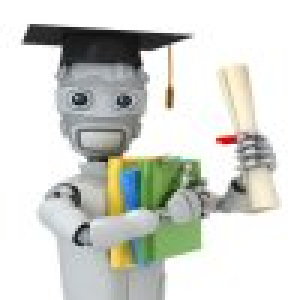
#> input picture 6.png, 100 x 100 px (shown 3 times larger)
$ python bilateralblurring.py
#> lines starting #> are read from the running program, lines starting #| are printed output that depends on the picture
import cv2
import numpy as np
from matplotlib import pyplot as plt

img = cv2.imread('6.png')
#> img is the input picture: shape (100, 100, 3); mean B, G, R 207.2, 213.2, 210.9
blur = cv2.bilateralFilter(img,9,75,75)
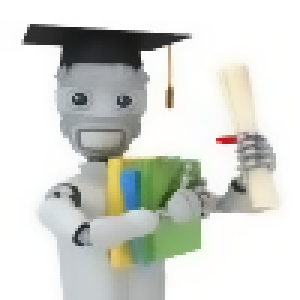
#> blur: shape (100, 100, 3) (shown 3 times larger); mean B, G, R 207.6, 213.6, 211.2
plt.subplot(121),plt.imshow(img),plt.title('Original')
plt.xticks([]), plt.yticks([])
plt.subplot(122),plt.imshow(blur),plt.title('Blurred')
plt.xticks([]), plt.yticks([])
plt.show()
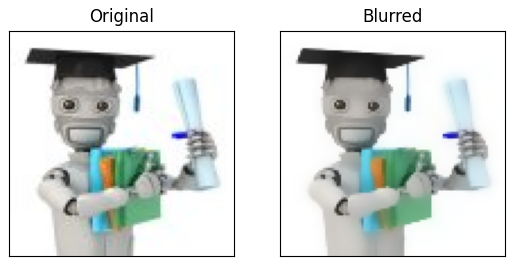
#> figure drawn by matplotlib, 2 panels; B, G, R data is drawn as R, G, B

$ run again, with 10.png copied over 6.png
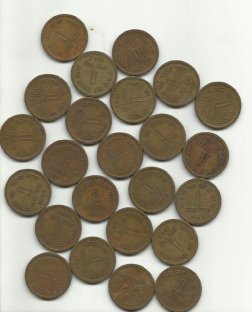
#> input picture 10.png, 252 x 312 px
#> img is the input picture: shape (312, 252, 3); mean B, G, R 136.3, 153.2, 161.4
#> `plt.show()`:
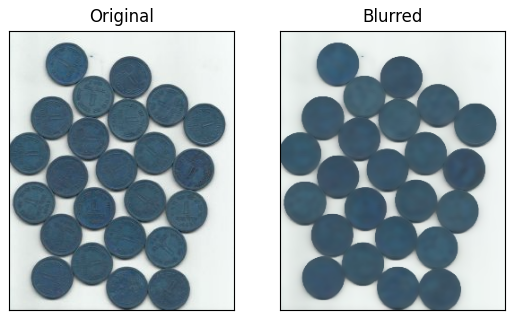
#> figure drawn by matplotlib, 2 panels; B, G, R data is drawn as R, G, B

$ run again, with 12.png copied over 6.png
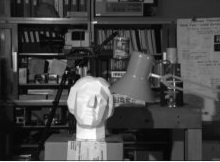
#> input picture 12.png, 220 x 162 px
#> img is the input picture: shape (162, 220, 3); min 0, max 255, mean 69.6
#> `plt.show()`:
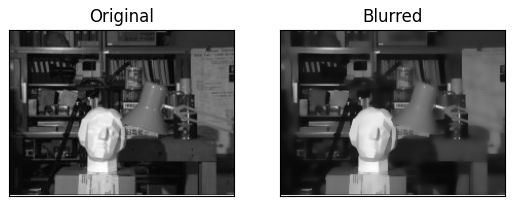
#> figure drawn by matplotlib, 2 panels
